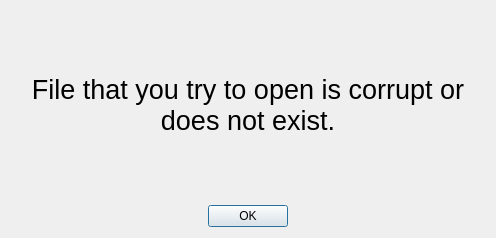
<?xml version="1.0" encoding="UTF-8"?>
<ui version="4.0">
 <class>IncorrectFileDialogWindow</class>
 <widget class="QDialog" name="IncorrectFileDialogWindow">
  <property name="geometry">
   <rect>
    <x>0</x>
    <y>0</y>
    <width>496</width>
    <height>238</height>
   </rect>
  </property>
  <property name="minimumSize">
   <size>
    <width>496</width>
    <height>238</height>
   </size>
  </property>
  <property name="maximumSize">
   <size>
    <width>496</width>
    <height>238</height>
   </size>
  </property>
  <property name="windowTitle">
   <string>Dialog</string>
  </property>
  <layout class="QVBoxLayout" name="verticalLayout" stretch="1,0">
   <item>
    <widget class="QLabel" name="label">
     <property name="sizePolicy">
      <sizepolicy hsizetype="Preferred" vsizetype="Preferred">
       <horstretch>0</horstretch>
       <verstretch>0</verstretch>
      </sizepolicy>
     </property>
     <property name="font">
      <font>
       <pointsize>20</pointsize>
      </font>
     </property>
     <property name="layoutDirection">
      <enum>Qt::LeftToRight</enum>
     </property>
     <property name="lineWidth">
      <number>1</number>
     </property>
     <property name="text">
      <string>File that you try to open is corrupt or does not exist.</string>
     </property>
     <property name="textFormat">
      <enum>Qt::AutoText</enum>
     </property>
     <property name="scaledContents">
      <bool>false</bool>
     </property>
     <property name="alignment">
      <set>Qt::AlignCenter</set>
     </property>
     <property name="wordWrap">
      <bool>true</bool>
     </property>
    </widget>
   </item>
   <item>
    <layout class="QHBoxLayout" name="horizontalLayout">
     <property name="sizeConstraint">
      <enum>QLayout::SetNoConstraint</enum>
     </property>
     <item>
      <spacer name="horizontalSpacer">
       <property name="orientation">
        <enum>Qt::Horizontal</enum>
       </property>
       <property name="sizeHint" stdset="0">
        <size>
         <width>40</width>
         <height>20</height>
        </size>
       </property>
      </spacer>
     </item>
     <item>
      <widget class="QPushButton" name="ok_button">
       <property name="text">
        <string>OK</string>
       </property>
      </widget>
     </item>
     <item>
      <spacer name="horizontalSpacer_2">
       <property name="orientation">
        <enum>Qt::Horizontal</enum>
       </property>
       <property name="sizeHint" stdset="0">
        <size>
         <width>40</width>
         <height>20</height>
        </size>
       </property>
      </spacer>
     </item>
    </layout>
   </item>
  </layout>
 </widget>
 <resources/>
 <connections/>
</ui>
